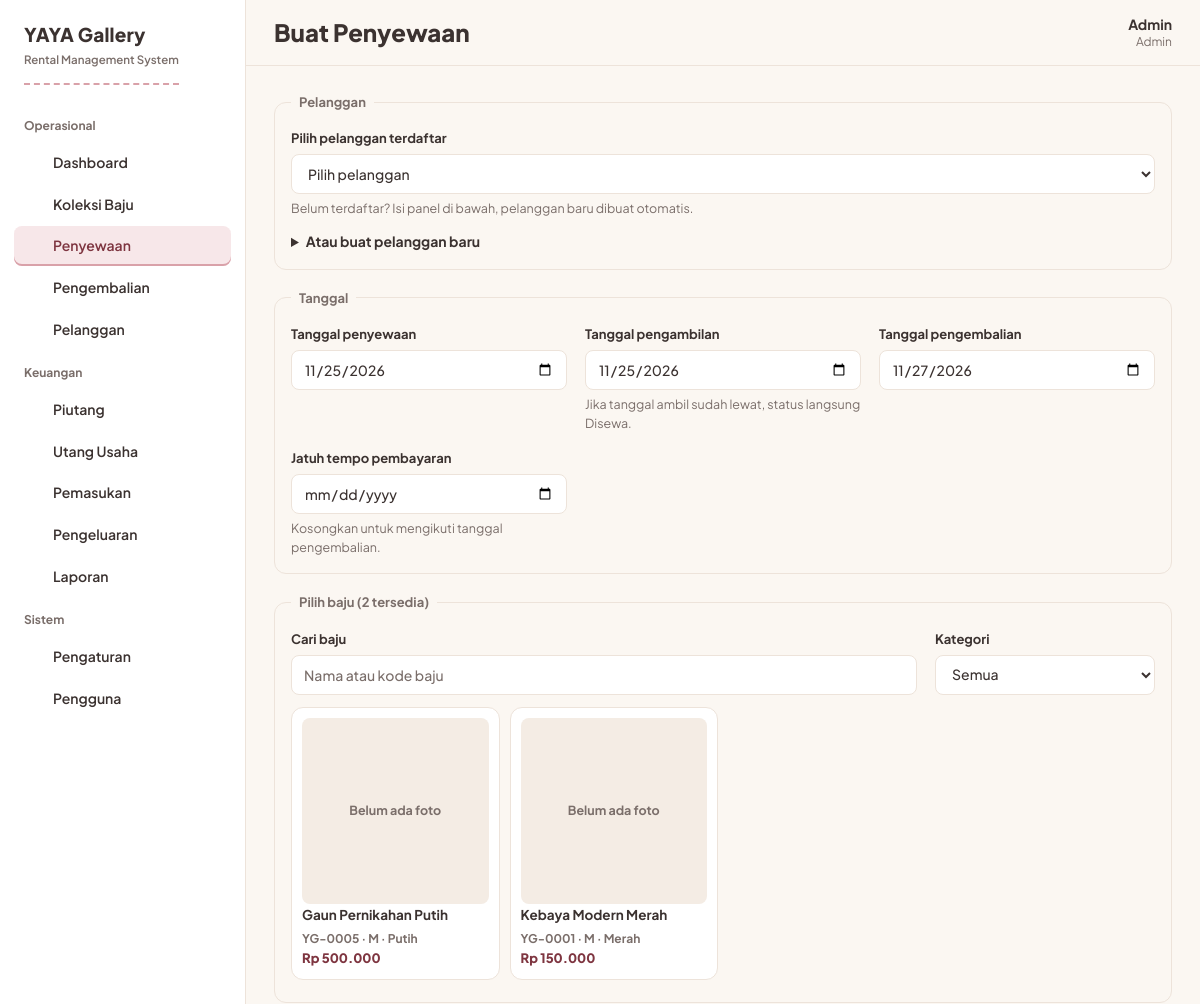
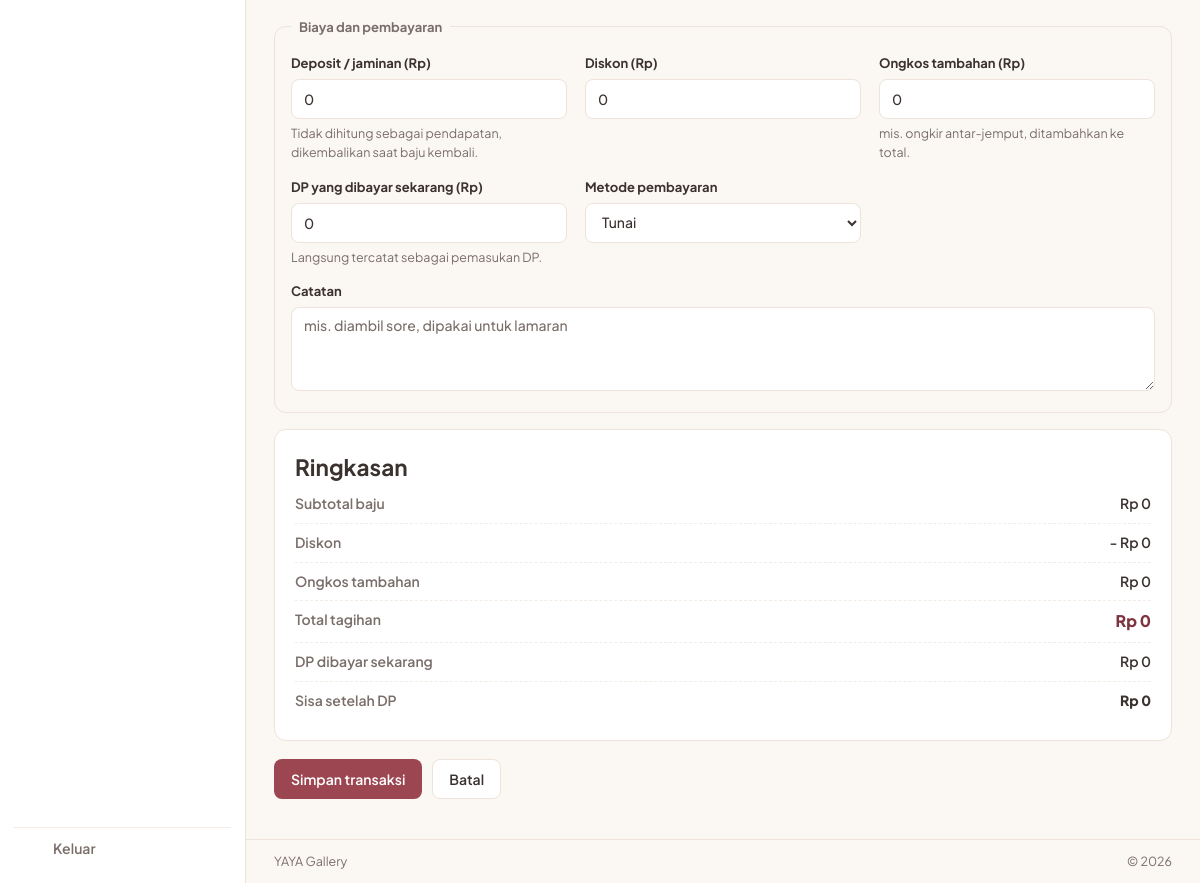
Screenshot of /pages/sewa_form.php (signed in) with the database file from the repository (2 pictures, top to bottom).
### tables this page shows
CREATE TABLE settings (
  id TINYINT UNSIGNED PRIMARY KEY DEFAULT 1 CHECK (id = 1),
  business_name VARCHAR(100) NOT NULL DEFAULT 'YAYA Gallery',
  logo VARCHAR(255) DEFAULT NULL,
  address VARCHAR(255) DEFAULT NULL,
  phone VARCHAR(30) DEFAULT NULL,
  late_fee_per_day DECIMAL(12,2) NOT NULL DEFAULT 0,
  default_deposit DECIMAL(12,2) NOT NULL DEFAULT 0,
  invoice_notes TEXT
);

CREATE TABLE users (
  id INT UNSIGNED AUTO_INCREMENT PRIMARY KEY,
  name VARCHAR(100) NOT NULL,
  username VARCHAR(50) NOT NULL UNIQUE,
  password_hash VARCHAR(255) NOT NULL,
  role ENUM('admin','karyawan') NOT NULL DEFAULT 'karyawan',
  is_active TINYINT(1) NOT NULL DEFAULT 1,
  created_at TIMESTAMP NOT NULL DEFAULT CURRENT_TIMESTAMP
);

CREATE TABLE dresses (
  id INT UNSIGNED AUTO_INCREMENT PRIMARY KEY,
  code VARCHAR(20) NOT NULL UNIQUE,
  name VARCHAR(150) NOT NULL,
  category ENUM('dress','kebaya','gaun','lainnya') NOT NULL DEFAULT 'dress',
  size VARCHAR(20) DEFAULT NULL,
  color VARCHAR(50) DEFAULT NULL,
  photo VARCHAR(255) DEFAULT NULL,
  rent_price DECIMAL(12,2) NOT NULL DEFAULT 0,
  buy_price DECIMAL(12,2) NOT NULL DEFAULT 0,
  purchase_date DATE DEFAULT NULL,
  item_condition ENUM('baik','perlu_perbaikan','rusak') NOT NULL DEFAULT 'baik',
  status ENUM('tersedia','booking','disewa','dicuci','perbaikan','tidak_tersedia') NOT NULL DEFAULT 'tersedia',
  notes TEXT,
  created_at TIMESTAMP NOT NULL DEFAULT CURRENT_TIMESTAMP,
  INDEX (status)
);

### pages/sewa_form.php (the view, shortened to what the rows shown need)
<?php
require_once __DIR__ . '/../app/layout.php';
require_login();
$tersedia = qall(
    "SELECT id, code, name, size, color, rent_price, photo, category
     FROM dresses
     WHERE status = 'tersedia' AND item_condition <> 'rusak'
     ORDER BY name ASC"
);
$s = settings();
page_start('Buat Penyewaan', 'sewa.php');
?>
<?php if (!$tersedia): ?>
    <?= empty_state('Tidak ada baju yang tersedia untuk disewakan. Tambah atau kosongkan koleksi terlebih dahulu.', 'Ke koleksi baju', 'koleksi.php') ?>
<?php else: ?>
    <form method="post" action="sewa_form.php">
        <div class="cols" style="max-width:980px">
            <fieldset>
                <legend>Pelanggan</legend>
                <div class="form-grid">
                    <div>
                        <label for="customer_id">Pilih pelanggan terdaftar</label>
                        <select id="customer_id" name="customer_id">
                            <option value="">Pilih pelanggan</option>
                        </select>
                        <p class="hint">Belum terdaftar? Isi panel di bawah, pelanggan baru dibuat otomatis.</p>
                    </div>
                </div>
                <details style="margin-top:12px">
                    <summary style="cursor:pointer;font-weight:700;font-size:14px">Atau buat pelanggan baru</summary>
                </details>
            </fieldset>
            <fieldset>
                <legend>Tanggal</legend>
                <div class="form-grid">
                    <div>
                        <label for="rent_date">Tanggal penyewaan</label>
                        <input type="date" id="rent_date" name="rent_date" value="<?= date('Y-m-d') ?>">
                    </div>
                    <div>
                        <label for="pickup_date">Tanggal pengambilan</label>
                        <input type="date" id="pickup_date" name="pickup_date" value="<?= date('Y-m-d') ?>">
                        <p class="hint">Jika tanggal ambil sudah lewat, status langsung Disewa.</p>
                    </div>
                    <div>
                        <label for="return_date">Tanggal pengembalian</label>
                        <input type="date" id="return_date" name="return_date" required value="<?= date('Y-m-d', strtotime('+2 day')) ?>">
                    </div>
                    <div>
                        <label for="due_date">Jatuh tempo pembayaran</label>
                        <input type="date" id="due_date" name="due_date">
                        <p class="hint">Kosongkan untuk mengikuti tanggal pengembalian.</p>
                    </div>
                </div>
            </fieldset>
            <fieldset>
                <legend>Pilih baju (<?= count($tersedia) ?> tersedia)</legend>
                <div class="form-grid" style="grid-template-columns:1fr 220px">
                    <div>
                        <label for="pickSearch">Cari baju</label>
                        <input type="text" id="pickSearch" placeholder="Nama atau kode baju">
                    </div>
                    <div>
                        <label for="pickCat">Kategori</label>
                        <select id="pickCat">
                            <option value="">Semua</option>
                        </select>
                    </div>
                </div>
                <div class="pickgrid" style="margin-top:12px">
                    <?php foreach ($tersedia as $d): ?>
                        <label class="pick" data-search="<?= e($d['code'] . ' ' . $d['name']) ?>" data-cat="<?= e($d['category']) ?>">
                            <span class="pick-body">
                                <?php if ($d['photo']): ?>
                                    <img src="<?= file_url($d["photo"]) ?>" alt="Foto <?= e($d['name']) ?>" width="160" height="160" loading="lazy">
                                <?php else: ?>
                                    <span class="pick-noimg">Belum ada foto</span>
                                <?php endif; ?>
                                <span class="pick-name"><?= e($d['name']) ?></span>
                                <span class="pick-meta"><?= e($d['code']) ?> · <?= e($d['size'] ?: '-') ?> · <?= e($d['color'] ?: '-') ?></span>
                                <span class="dresscard-price"><?= rupiah($d['rent_price']) ?></span>
                            </span>
                        </label>
                    <?php endforeach; ?>
                </div>
            </fieldset>
            <fieldset>
                <legend>Biaya dan pembayaran</legend>
                <div class="form-grid">
                    <div>
                        <label for="deposit">Deposit / jaminan (Rp)</label>
                        <input type="text" id="deposit" name="deposit" inputmode="numeric" value="<?= angka($s['default_deposit']) ?>">
                        <p class="hint">Tidak dihitung sebagai pendapatan, dikembalikan saat baju kembali.</p>
                    </div>
                    <div>
                        <label for="discount">Diskon (Rp)</label>
                        <input type="text" id="discount" name="discount" inputmode="numeric" value="0">
                    </div>
                    <div>
                        <label for="extra_fee">Ongkos tambahan (Rp)</label>
                        <input type="text" id="extra_fee" name="extra_fee" inputmode="numeric" value="0">
                        <p class="hint">mis. ongkir antar-jemput, ditambahkan ke total.</p>
                    </div>
                    <div>
                        <label for="dp">DP yang dibayar sekarang (Rp)</label>
                        <input type="text" id="dp" name="dp" inputmode="numeric" value="0">
                        <p class="hint">Langsung tercatat sebagai pemasukan DP.</p>
                    </div>
                    <div>
                        <label for="payment_method">Metode pembayaran</label>
                        <select id="payment_method" name="payment_method">
                            <option value="cash">Tunai</option>
                        </select>
                    </div>
                    <div class="span-all">
                        <label for="notes">Catatan</label>
                        <textarea id="notes" name="notes" placeholder="mis. diambil sore, dipakai untuk lamaran"></textarea>
                    </div>
                </div>
            </fieldset>
        </div>
        <div class="card" id="sewaSummary" style="margin-top:16px;max-width:980px">
            <h2 class="section" style="margin-top:0;padding-left:0">Ringkasan</h2>
            <dl class="kv">
                <div><dt>Subtotal baju</dt><dd id="sumSubtotal">Rp 0</dd></div>
                <div><dt>Diskon</dt><dd id="sumDiscount">- Rp 0</dd></div>
                <div><dt>Ongkos tambahan</dt><dd id="sumExtra">Rp 0</dd></div>
                <div><dt>Total tagihan</dt><dd class="strong totline" id="sumTotal">Rp 0</dd></div>
                <div><dt>DP dibayar sekarang</dt><dd id="sumDp">Rp 0</dd></div>
                <div><dt>Sisa setelah DP</dt><dd class="strong" id="sumSisa">Rp 0</dd></div>
            </dl>
        </div>
        <div class="form-actions">
            <button type="submit" class="btn btn-primary">Simpan transaksi</button>
            <a class="btn btn-ghost" href="sewa.php">Batal</a>
        </div>
    </form>
<?php endif; ?>
<?php
page_end();

### app/layout.php (shortened to what the rows shown need)
<?php
require_once __DIR__ . '/auth.php';
function page_start(string $title, string $active): void
{
    $s = settings();
    $user = current_user();
    $brand = $s['business_name'] ?: 'YAYA Gallery';
    ?>
<!doctype html>
<html lang="id">
<head>
<link rel="stylesheet" href="<?= u("assets/css/style.css") ?>">
</head>
<body>
<div class="shell">
    <aside class="sidebar" id="sidebar" aria-label="Menu utama">
        <p class="brand">
            <span class="brand-name"><?= e($brand) ?></span>
        </p>
    </aside>
    <div class="maincol">
        <header class="topbar">
            <h1><?= e($title) ?></h1>
            <div class="userchip">
                <span class="user-name"><?= e($user['name'] ?? '') ?></span>
                <span class="user-role"><?= e($user['role'] ?? '') ?></span>
            </div>
        </header>
        <main class="main" id="main">
<?php
}
function page_end(): void
{
    $s = settings();
    ?>
        </main>
        <footer class="appfoot"><span><?= e($s['business_name'] ?: 'YAYA Gallery') ?></span><span>&copy; <?= date('Y') ?></span></footer>
    </div>
</div>
</body>
</html>
<?php
}

### rows the page displays
settings: business_name "YAYA Gallery", deposit "0"
users: name "Admin", role "Admin"
dresses: shows "Belum ada foto", name "Gaun Pernikahan Putih", code "YG-0005", size "M", color "Putih", rent_price "Rp 500.000"
dresses: shows "Belum ada foto", name "Kebaya Modern Merah", code "YG-0001", size "M", color "Merah", rent_price "Rp 150.000"

### other values shown
$groupName "Operasional"
$label "Dashboard"
$label "Koleksi Baju"
$label "Penyewaan"
$label "Pengembalian"
$label "Pelanggan"
$groupName "Keuangan"
$label "Piutang"
$label "Utang Usaha"
$label "Pemasukan"
$label "Pengeluaran"
$label "Laporan"
$groupName "Sistem"
$label "Pengaturan"
$label "Pengguna"
